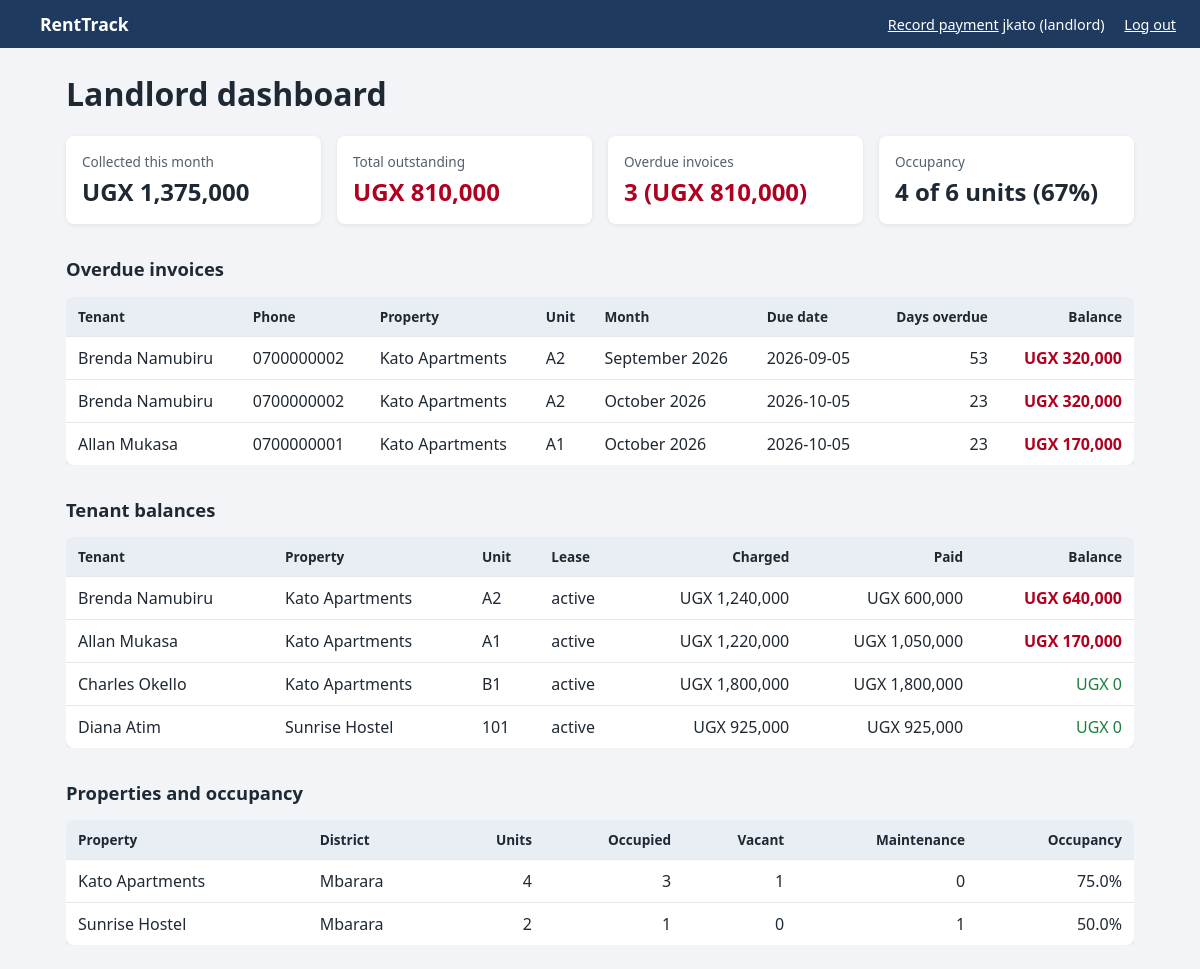
/app/landlord_dashboard.php (signed in), run on the app's committed database.
### tables this page shows
CREATE TABLE invoices (
  invoice_id     INT UNSIGNED AUTO_INCREMENT PRIMARY KEY,
  lease_id       INT UNSIGNED NOT NULL,
  billing_month  DATE NOT NULL,                   
  amount_due     DECIMAL(12,2) NOT NULL,
  late_fee       DECIMAL(12,2) NOT NULL DEFAULT 0,
  due_date       DATE NOT NULL,
  status         ENUM('unpaid','partial','paid','overdue') NOT NULL DEFAULT 'unpaid',
  created_at     TIMESTAMP NOT NULL DEFAULT CURRENT_TIMESTAMP,
  CONSTRAINT chk_invoices_amount CHECK (amount_due >= 0),
  CONSTRAINT chk_invoices_late_fee CHECK (late_fee >= 0),
  CONSTRAINT uq_invoice_per_month UNIQUE (lease_id, billing_month),
  CONSTRAINT fk_invoices_lease
    FOREIGN KEY (lease_id) REFERENCES leases(lease_id)
    ON DELETE RESTRICT ON UPDATE CASCADE,
  INDEX idx_invoices_status (status),
  INDEX idx_invoices_due_date (due_date)
);

CREATE TABLE leases (
  lease_id         INT UNSIGNED AUTO_INCREMENT PRIMARY KEY,
  unit_id          INT UNSIGNED NOT NULL,
  tenant_id        INT UNSIGNED NOT NULL,
  start_date       DATE NOT NULL,
  end_date         DATE NULL,
  monthly_rent     DECIMAL(12,2) NOT NULL,
  deposit_amount   DECIMAL(12,2) NOT NULL DEFAULT 0,
  due_day          TINYINT UNSIGNED NOT NULL DEFAULT 5,    
  late_fee_amount  DECIMAL(12,2) NOT NULL DEFAULT 0,
  status           ENUM('active','ended','terminated') NOT NULL DEFAULT 'active',
  CONSTRAINT chk_leases_rent CHECK (monthly_rent >= 0),
  CONSTRAINT chk_leases_deposit CHECK (deposit_amount >= 0),
  CONSTRAINT chk_leases_due_day CHECK (due_day BETWEEN 1 AND 28),
  CONSTRAINT chk_leases_dates CHECK (end_date IS NULL OR end_date >= start_date),
  CONSTRAINT fk_leases_unit
    FOREIGN KEY (unit_id) REFERENCES units(unit_id)
    ON DELETE RESTRICT ON UPDATE CASCADE,
  CONSTRAINT fk_leases_tenant
    FOREIGN KEY (tenant_id) REFERENCES tenants(tenant_id)
    ON DELETE RESTRICT ON UPDATE CASCADE,
  INDEX idx_leases_status (status),
  INDEX idx_leases_unit (unit_id),
  INDEX idx_leases_tenant (tenant_id)
);

CREATE TABLE properties (
  property_id    INT UNSIGNED AUTO_INCREMENT PRIMARY KEY,
  landlord_id    INT UNSIGNED NOT NULL,
  name           VARCHAR(100) NOT NULL,
  address        VARCHAR(255) NOT NULL,
  district       VARCHAR(100) NOT NULL,
  created_at     TIMESTAMP NOT NULL DEFAULT CURRENT_TIMESTAMP,
  CONSTRAINT fk_properties_landlord
    FOREIGN KEY (landlord_id) REFERENCES users(user_id)
    ON DELETE RESTRICT ON UPDATE CASCADE,
  INDEX idx_properties_landlord (landlord_id)
);

### app/auth.php (called while the page is built, shortened)
<?php
function e(string $text): string
{
    return htmlspecialchars($text, ENT_QUOTES, 'UTF-8');
}

### app/landlord_dashboard.php (the view, shortened to what this page needs)
<?php
require __DIR__ . '/auth.php';
require __DIR__ . '/db.php';
$landlordId = $_SESSION['user_id'];
$query = function (string $sql) use ($pdo, $landlordId) {
    $stmt = $pdo->prepare($sql);
    $stmt->execute([$landlordId]);
    return $stmt;
};
$outstanding = $query('SELECT COALESCE(SUM(balance), 0) FROM v_lease_balances WHERE landlord_id = ?')->fetchColumn();
$overdue = $query('SELECT COUNT(*) AS n, COALESCE(SUM(balance_remaining), 0) AS total
                   FROM v_overdue_invoices WHERE landlord_id = ?')->fetch();
$occ = $query('SELECT COALESCE(SUM(total_units), 0) AS total, COALESCE(SUM(occupied_units), 0) AS occupied
               FROM v_property_occupancy WHERE landlord_id = ?')->fetch();
$occupancyRate = $occ['total'] > 0 ? round(100 * $occ['occupied'] / $occ['total']) : 0;
$collected = $query("SELECT COALESCE(SUM(total_collected), 0) FROM v_monthly_collections
                     WHERE landlord_id = ? AND month = DATE_FORMAT(CURDATE(), '%Y-%m')")->fetchColumn();
$properties  = $query('SELECT * FROM v_property_occupancy WHERE landlord_id = ? ORDER BY property_name')->fetchAll();
$balances    = $query('SELECT * FROM v_lease_balances WHERE landlord_id = ? ORDER BY balance DESC, tenant_name')->fetchAll();
$overdueRows = $query('SELECT * FROM v_overdue_invoices WHERE landlord_id = ? ORDER BY days_overdue DESC')->fetchAll();
require __DIR__ . '/header.php';
?>
<h1>Landlord dashboard</h1>
<div class="cards">
    <div class="card">
        <div class="label">Collected this month</div>
        <div class="value"><?= money($collected) ?></div>
    </div>
    <div class="card <?= $outstanding > 0 ? 'alert' : '' ?>">
        <div class="label">Total outstanding</div>
        <div class="value"><?= money($outstanding) ?></div>
    </div>
    <div class="card <?= $overdue['n'] > 0 ? 'alert' : '' ?>">
        <div class="label">Overdue invoices</div>
        <div class="value"><?= (int) $overdue['n'] ?> (<?= money($overdue['total']) ?>)</div>
    </div>
    <div class="card">
        <div class="label">Occupancy</div>
        <div class="value"><?= (int) $occ['occupied'] ?> of <?= (int) $occ['total'] ?> units (<?= $occupancyRate ?>%)</div>
    </div>
</div>
<h2>Overdue invoices</h2>
<?php if (count($overdueRows) === 0): ?>
    <div class="empty">No overdue invoices. Everyone is up to date.</div>
<?php else: ?>
<div class="table-wrap">
<table>
    <tr>
        <th>Tenant</th><th>Phone</th><th>Property</th><th>Unit</th>
        <th>Month</th><th>Due date</th><th class="num">Days overdue</th><th class="num">Balance</th>
    </tr>
    <?php foreach ($overdueRows as $row): ?>
    <tr>
        <td><?= e($row['tenant_name']) ?></td>
        <td><?= e($row['tenant_phone']) ?></td>
        <td><?= e($row['property_name']) ?></td>
        <td><?= e($row['unit_number']) ?></td>
        <td><?= e(date('F Y', strtotime($row['billing_month']))) ?></td>
        <td><?= e($row['due_date']) ?></td>
        <td class="num"><?= (int) $row['days_overdue'] ?></td>
        <td class="num owes"><?= money($row['balance_remaining']) ?></td>
    </tr>
    <?php endforeach; ?>
</table>
</div>
<?php endif; ?>
<h2>Tenant balances</h2>
<div class="table-wrap">
<table>
    <tr>
        <th>Tenant</th><th>Property</th><th>Unit</th><th>Lease</th>
        <th class="num">Charged</th><th class="num">Paid</th><th class="num">Balance</th>
    </tr>
    <?php foreach ($balances as $row): ?>
    <tr>
        <td><?= e($row['tenant_name']) ?></td>
        <td><?= e($row['property_name']) ?></td>
        <td><?= e($row['unit_number']) ?></td>
        <td><?= e($row['lease_status']) ?></td>
        <td class="num"><?= money($row['total_charged']) ?></td>
        <td class="num"><?= money($row['total_paid']) ?></td>
        <td class="num <?= $row['balance'] > 0 ? 'owes' : 'ok' ?>"><?= money($row['balance']) ?></td>
    </tr>
    <?php endforeach; ?>
</table>
</div>
<h2>Properties and occupancy</h2>
<div class="table-wrap">
<table>
    <tr>
        <th>Property</th><th>District</th><th class="num">Units</th>
        <th class="num">Occupied</th><th class="num">Vacant</th><th class="num">Maintenance</th><th class="num">Occupancy</th>
    </tr>
    <?php foreach ($properties as $row): ?>
    <tr>
        <td><?= e($row['property_name']) ?></td>
        <td><?= e($row['district']) ?></td>
        <td class="num"><?= (int) $row['total_units'] ?></td>
        <td class="num"><?= (int) $row['occupied_units'] ?></td>
        <td class="num"><?= (int) $row['vacant_units'] ?></td>
        <td class="num"><?= (int) $row['maintenance_units'] ?></td>
        <td class="num"><?= e((string) $row['occupancy_rate_pct']) ?>%</td>
    </tr>
    <?php endforeach; ?>
</table>
</div>
<?php require __DIR__ . '/footer.php'; ?>

### app/header.php (shortened to what this page needs)
<?php
function money($amount): string
{
    return 'UGX ' . number_format((float) $amount);
}
$home = ($_SESSION['role'] ?? '') === 'landlord' ? 'landlord_dashboard.php' : 'tenant_dashboard.php';
?>
<!DOCTYPE html>
<html lang="en">
<head>
    <link rel="stylesheet" href="style.css">
</head>
<body>
<nav>
    <a class="brand" href="<?= e($home) ?>">RentTrack</a>
    <div class="user">
        <?php if ($_SESSION['role'] === 'landlord'): ?>
            <a href="record_payment.php">Record payment</a>
        <?php endif; ?>
        <?= e($_SESSION['username']) ?> (<?= e($_SESSION['role']) ?>)
        <a href="logout.php">Log out</a>
    </div>
</nav>
<main>

### app/footer.php
</main>
</body>
</html>

### app/style.css (style rules this page uses)
* { box-sizing: border-box; }
body { margin: 0; font-family: system-ui, -apple-system, "Segoe UI", sans-serif; background: #f2f4f7; color: #1f2933; }
nav { background: #1f3a5f; color: #fff; padding: 12px 24px; display: flex; align-items: center; justify-content: space-between; }
nav .brand { font-weight: 700; font-size: 1.1em; color: #fff; text-decoration: none; }
nav .user { font-size: 0.9em; }
nav a { color: #fff; margin-left: 16px; }
main { max-width: 1100px; margin: 24px auto; padding: 0 16px; }
h1 { margin-top: 0; }
h2 { margin-top: 32px; font-size: 1.15em; }
.cards { display: grid; grid-template-columns: repeat(auto-fit, minmax(210px, 1fr)); gap: 16px; }
.card { background: #fff; border-radius: 8px; padding: 16px; box-shadow: 0 1px 4px rgba(0, 0, 0, .08); }
.card .label { font-size: 0.85em; color: #52606d; }
.card .value { font-size: 1.5em; font-weight: 700; margin-top: 4px; }
.card.alert .value { color: #b00020; }
.table-wrap { overflow-x: auto; }
table { width: 100%; border-collapse: collapse; background: #fff; border-radius: 8px; overflow: hidden; box-shadow: 0 1px 4px rgba(0, 0, 0, .08); }
th, td { padding: 10px 12px; text-align: left; border-bottom: 1px solid #e4e7eb; white-space: nowrap; }
th { background: #e9eef5; font-size: 0.85em; }
td.num, th.num { text-align: right; }
tr:last-child td { border-bottom: none; }
.owes { color: #b00020; font-weight: 600; }
.ok { color: #1b7f3b; }

### data on the page
invoices: tenant_name "Brenda Namubiru", tenant_phone "0700000002", property_name "Kato Apartments", unit_number "A2", billing_month "September 2026", due_date "2026-09-05", days_overdue "53", balance_remaining "UGX 320,000"
invoices: tenant_name "Brenda Namubiru", tenant_phone "0700000002", property_name "Kato Apartments", unit_number "A2", billing_month "October 2026", due_date "2026-10-05", days_overdue "23", balance_remaining "UGX 320,000"
invoices: tenant_name "Allan Mukasa", tenant_phone "0700000001", property_name "Kato Apartments", unit_number "A1", billing_month "October 2026", due_date "2026-10-05", days_overdue "23", balance_remaining "UGX 170,000"
leases: tenant_name "Brenda Namubiru", property_name "Kato Apartments", unit_number "A2", lease_status "active", total_charged "UGX 1,240,000", total_paid "UGX 600,000", balance "UGX 640,000"
leases: tenant_name "Allan Mukasa", property_name "Kato Apartments", unit_number "A1", lease_status "active", total_charged "UGX 1,220,000", total_paid "UGX 1,050,000", balance "UGX 170,000"
leases: tenant_name "Charles Okello", property_name "Kato Apartments", unit_number "B1", lease_status "active", total_charged "UGX 1,800,000", total_paid "UGX 1,800,000", balance "UGX 0"
leases: tenant_name "Diana Atim", property_name "Sunrise Hostel", unit_number "101", lease_status "active", total_charged "UGX 925,000", total_paid "UGX 925,000", balance "UGX 0"
properties: property_name "Kato Apartments", district "Mbarara", total_units "4", occupied_units "3", vacant_units "1", maintenance_units "0", occupancy_rate_pct "75.0"
properties: property_name "Sunrise Hostel", district "Mbarara", total_units "2", occupied_units "1", vacant_units "0", maintenance_units "1", occupancy_rate_pct "50.0"

### other printed values
$_SESSION['username'] "jkato"
$_SESSION['role'] "landlord"
money($collected) "UGX 1,375,000"
money($outstanding) "UGX 810,000"
$overdue['n'] "3"
money($overdue['total']) "UGX 810,000"
$occ['occupied'] "4"
$occ['total'] "6"
$occupancyRate "67"
